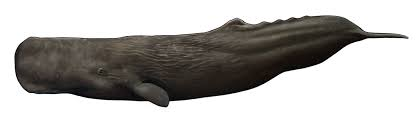
#> input picture M1/machine_learning/reseaux/cachalot.jpeg, 418 x 120 px
$ python retine.py
#> lines starting #> are read from the running program, lines starting #| are printed output that depends on the picture
from PIL import Image
import numpy as np
import matplotlib.pyplot as plt

# Ouverture de l'image et transformation en matrice numpy.
im = Image.open("cachalot.jpeg")
#> im is the input picture: PIL image 418x120 RGB; mean R, G, B 176.6, 174.4, 171.8
m3d = np.array(im) # matrice 3D de l'image
m2d = np.sum(m3d,axis=2) # matrice 2D en niveau de gris
out = np.array([])

# Dimensions de l'image
largeur = 418
hauteur = 120

# Initialisation des matrices de sortie
image_tout = []
image_vertical = []
immage_horizontal = []

# Poids arbitraire
poids = 1
# Seuil arbitraire
seuil = max(m2d.flatten())//10
#> seuil = 76

# Parcours de l'image
for i in range(1, m2d.shape[0]-1):

    # Initialisation des variables temporaires
    tmp_tout = []
    tmp_vertical = []
    tmp_horizontal = []

    for j in range(1, m2d.shape[1]-1):
        # Calcul de la somme des valeurs des voisins

        # Pour le contraste entier (voisins tout autour)
        voisins_tout = m2d[i][j+1] + m2d[i][j-1] + m2d[i+1][j+1] + m2d[i+1][j-1] + m2d[i-1][j+1] + m2d[i-1][j-1] + m2d[i+1][j] + m2d[i-1][j]

        # Pour détecter les lignes verticales (voisins d'en haut et d'en bas)
        voisins_vertical = m2d[i][j+1] + m2d[i][j-1]

        # Pour détecter les lignes horizontales (voisins de gauche et de droite)
        voisins_horizontal =  m2d[i+1][j] + m2d[i-1][j]

        # Calcul des valeurs de sortie pour chaque type de contrastes
        val_tout = (m2d[i][j] - (poids * voisins_tout / 8)) # Moyenne des voisins
        val_vertical = (m2d[i][j] - (poids * voisins_vertical / 2))
        val_horizontal = (m2d[i][j] - (poids * voisins_horizontal / 2))

        # Fonction d'activation.
        if val_tout > (seuil):
            tmp_tout.append(255)
        else:
            tmp_tout.append(0)

        if val_vertical > (seuil):
            tmp_vertical.append(255)
        else:
            tmp_vertical.append(0)

        if val_horizontal > (seuil):
            tmp_horizontal.append(255)
        else:
            tmp_horizontal.append(0)

    # Ajout des lignes dans les matrices de sortie
    image_tout.append(tmp_tout)
    image_vertical.append(tmp_vertical)
    immage_horizontal.append(tmp_horizontal)
#> after the loop, image_tout = 118 items; image_vertical = 118 items; immage_horizontal = 118 items


# Affichage des images
plt.subplot(4,1,1)
plt.imshow(m3d)

plt.subplot(4,1,2)
plt.savefig("contraste.jpeg")
plt.imshow(image_tout, cmap="gray")

plt.subplot(4,1,3)
plt.savefig("vertical.jpeg")
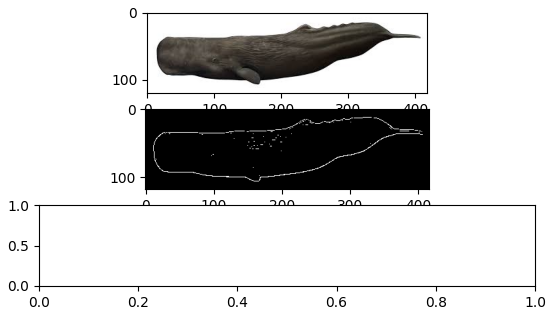
#> figure drawn by matplotlib, 2 panels
plt.imshow(image_vertical, cmap="gray")

plt.subplot(4,1,4)
plt.imshow(immage_horizontal, cmap="gray")
plt.savefig("horizontal.jpeg")
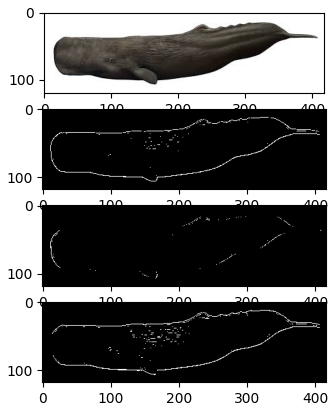
#> figure drawn by matplotlib, 4 panels
plt.show()
